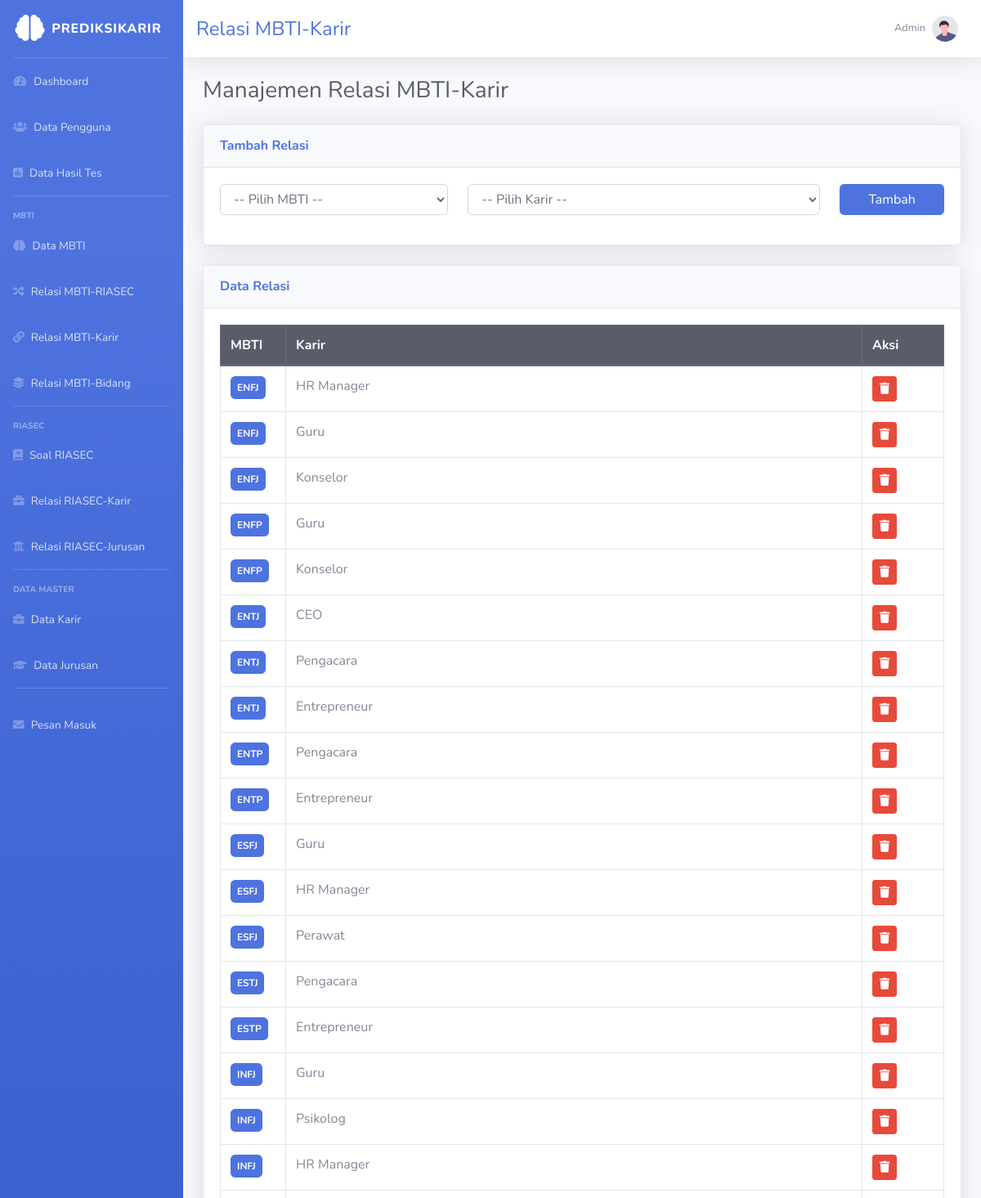
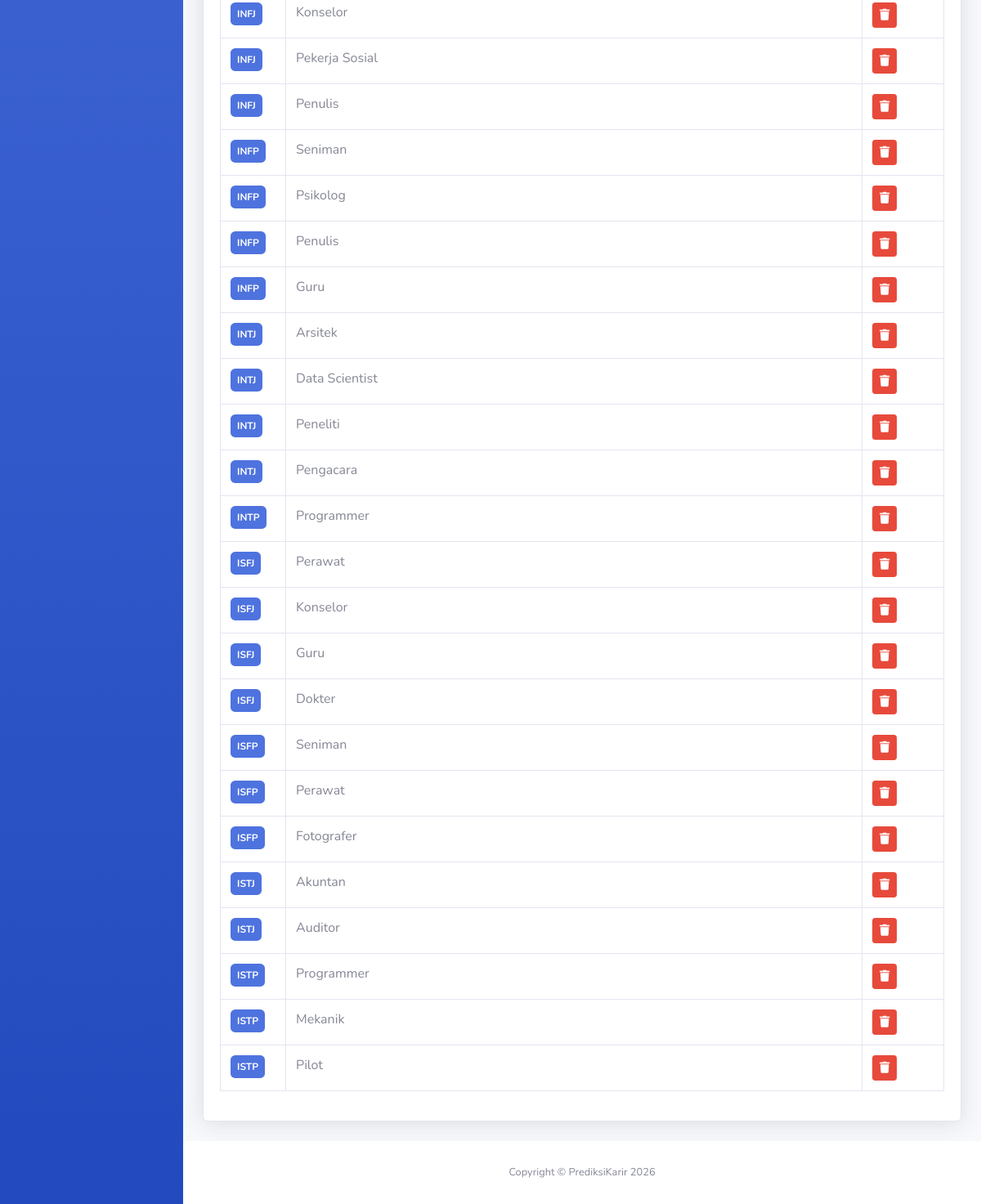
/admin/admin-mbti-careers.php (signed in), run on the app's committed database (2 pictures, top to bottom).
### tables this page shows
CREATE TABLE mbti_careers (
    id INT AUTO_INCREMENT PRIMARY KEY,

    mbti_code VARCHAR(10),
    career_id INT,

    FOREIGN KEY (mbti_code)
    REFERENCES mbti_types(code)
    ON DELETE CASCADE,

    FOREIGN KEY (career_id)
    REFERENCES careers(id)
    ON DELETE CASCADE
);

CREATE TABLE careers (
    id INT AUTO_INCREMENT PRIMARY KEY,
    career_name VARCHAR(150) UNIQUE
);

### web/admin/admin-mbti-careers.php (the view, shortened to what this page needs)
<?php
require_once __DIR__ . '/../config/db.php';
$relations = $conn->query("
    SELECT
        mbti_careers.id,
        mbti_careers.mbti_code,
        careers.career_name
    FROM mbti_careers
    LEFT JOIN careers
    ON careers.id = mbti_careers.career_id
    ORDER BY mbti_careers.mbti_code ASC
");
?>
<!DOCTYPE html>
<html lang="id">
<head>
    <link href="vendor/fontawesome-free/css/all.min.css"
        rel="stylesheet">
    <link href="css/sb-admin-2.min.css"
        rel="stylesheet">
</head>
<body id="page-top">
<div id="wrapper">
<ul class="navbar-nav bg-gradient-primary sidebar sidebar-dark accordion"
    id="accordionSidebar">
    <a class="sidebar-brand d-flex align-items-center justify-content-center"
        href="index.php">
        <div class="sidebar-brand-icon">
            <i class="fas fa-brain"></i>
        </div>
        <div class="sidebar-brand-text mx-2">
            PrediksiKarir
        </div>
    </a>
    <hr class="sidebar-divider my-0">
    <li class="nav-item">
        <a class="nav-link" href="index.php">
            <i class="fas fa-fw fa-tachometer-alt"></i>
            <span>Dashboard</span>
        </a>
    </li>
    <li class="nav-item">
        <a class="nav-link" href="admin-users.php">
            <i class="fas fa-users"></i>
            <span>Data Pengguna</span>
        </a>
    </li>
    <li class="nav-item">
        <a class="nav-link" href="admin-results.php">
            <i class="fas fa-poll"></i>
            <span>Data Hasil Tes</span>
        </a>
    </li>
    <hr class="sidebar-divider">
    <div class="sidebar-heading">
        MBTI
    </div>
    <li class="nav-item">
        <a class="nav-link" href="admin-mbti.php">
            <i class="fas fa-brain"></i>
            <span>Data MBTI</span>
        </a>
    </li>
    <li class="nav-item">
        <a class="nav-link" href="admin-mbti-riasec.php">
            <i class="fas fa-random"></i>
            <span>Relasi MBTI-RIASEC</span>
        </a>
    </li>
    <li class="nav-item">
        <a class="nav-link" href="admin-mbti-careers.php">
            <i class="fas fa-link"></i>
            <span>Relasi MBTI-Karir</span>
        </a>
    </li>
    <li class="nav-item">
        <a class="nav-link" href="admin-mbti-fields.php">
            <i class="fas fa-layer-group"></i>
            <span>Relasi MBTI-Bidang</span>
        </a>
    </li>
    <hr class="sidebar-divider">
    <div class="sidebar-heading">
        RIASEC
    </div>
    <li class="nav-item">
        <a class="nav-link" href="admin-riasec-questions.php">
            <i class="fas fa-book"></i>
            <span>Soal RIASEC</span>
        </a>
    </li>
    <li class="nav-item">
        <a class="nav-link" href="admin-riasec-careers.php">
            <i class="fas fa-briefcase"></i>
            <span>Relasi RIASEC-Karir</span>
        </a>
    </li>
    <li class="nav-item">
        <a class="nav-link" href="admin-riasec-majors.php">
            <i class="fas fa-university"></i>
            <span>Relasi RIASEC-Jurusan</span>
        </a>
    </li>
    <hr class="sidebar-divider">
    <div class="sidebar-heading">
        Data Master
    </div>
    <li class="nav-item">
        <a class="nav-link" href="admin-careers.php">
            <i class="fas fa-briefcase"></i>
            <span>Data Karir</span>
        </a>
    </li>
    <li class="nav-item">
        <a class="nav-link" href="admin-majors.php">
            <i class="fas fa-graduation-cap"></i>
            <span>Data Jurusan</span>
        </a>
    </li>
    <hr class="sidebar-divider">
    <li class="nav-item">
        <a class="nav-link" href="admin-contacts.php">
            <i class="fas fa-envelope"></i>
            <span>Pesan Masuk</span>
        </a>
    </li>
</ul>
    <div id="content-wrapper"
        class="d-flex flex-column">
        <div id="content">
            <nav class="navbar navbar-expand navbar-light bg-white topbar mb-4 static-top shadow">
                <h4 class="m-0 text-primary">
                    Relasi MBTI-Karir
                </h4>
                <ul class="navbar-nav ml-auto">
                    <li class="nav-item dropdown no-arrow">
                        <a class="nav-link dropdown-toggle"
                            href="#"
                            role="button"
                            data-toggle="dropdown">
                            <span class="mr-2 d-none d-lg-inline text-gray-600 small">
                                <?= htmlspecialchars($_SESSION['name'] ?? 'Admin') ?>
                            </span>
                            <img class="img-profile rounded-circle"
                                src="img/undraw_profile.svg">
                        </a>
                    </li>
                </ul>
            </nav>
            <div class="container-fluid">
                <h1 class="h3 mb-4 text-gray-800">
                    Manajemen Relasi MBTI-Karir
                </h1>
                <div class="card shadow mb-4">
                    <div class="card-header py-3">
                        <h6 class="m-0 font-weight-bold text-primary">
                            Tambah Relasi
                        </h6>
                    </div>
                    <div class="card-body">
                        <form method="POST">
                            <div class="row">
                                <div class="col-md-4 mb-3">
                                    <select
                                        name="mbti_code"
                                        class="form-control"
                                        required>
                                        <option value="">
                                            -- Pilih MBTI --
                                        </option>
                                    </select>
                                </div>
                                <div class="col-md-6 mb-3">
                                    <select
                                        name="career_id"
                                        class="form-control"
                                        required>
                                        <option value="">
                                            -- Pilih Karir --
                                        </option>
                                    </select>
                                </div>
                                <div class="col-md-2 mb-3">
                                    <button
                                        type="submit"
                                        name="add_relation"
                                        class="btn btn-primary btn-block">
                                        Tambah
                                    </button>
                                </div>
                            </div>
                        </form>
                    </div>
                </div>
                <div class="card shadow mb-4">
                    <div class="card-header py-3">
                        <h6 class="m-0 font-weight-bold text-primary">
                            Data Relasi
                        </h6>
                    </div>
                    <div class="card-body">
                        <div class="table-responsive">
                            <table class="table table-bordered">
                                <thead class="thead-dark">
                                    <tr>
                                        <th width="80">
                                            MBTI
                                        </th>
                                        <th>
                                            Karir
                                        </th>
                                        <th width="100">
                                            Aksi
                                        </th>
                                    </tr>
                                </thead>
                                <tbody>
                                <?php if($relations->num_rows > 0): ?>
                                    <?php while($row = $relations->fetch_assoc()): ?>
                                    <tr>
                                        <td>
                                            <span class="badge badge-primary p-2">
                                                <?= htmlspecialchars($row['mbti_code']) ?>
                                            </span>
                                        </td>
                                        <td>
                                            <?= htmlspecialchars($row['career_name']) ?>
                                        </td>
                                        <td>
                                            <a href="?delete=<?= $row['id'] ?>"
                                                class="btn btn-danger btn-sm"
                                                onclick="return confirm('Hapus relasi ini?')">
                                                <i class="fas fa-trash"></i>
                                            </a>
                                        </td>
                                    </tr>
                                    <?php endwhile; ?>
                                <?php endif; ?>
                                </tbody>
                            </table>
                        </div>
                    </div>
                </div>
            </div>
        </div>
        <footer class="sticky-footer bg-white">
            <div class="container my-auto">
                <div class="copyright text-center my-auto">
                    <span>
                        Copyright &copy;
                        PrediksiKarir <?= date('Y') ?>
                    </span>
                </div>
            </div>
        </footer>
    </div>
</div>
</body>
</html>

### data on the page
mbti_careers: mbti_code "ENFJ", career.career_name "HR Manager"
mbti_careers: mbti_code "ENFJ", career.career_name "Guru"
mbti_careers: mbti_code "ENFJ", career.career_name "Konselor"
mbti_careers: mbti_code "ENFP", career.career_name "Guru"
mbti_careers: mbti_code "ENFP", career.career_name "Konselor"
mbti_careers: mbti_code "ENTJ", career.career_name "CEO"
mbti_careers: mbti_code "ENTJ", career.career_name "Pengacara"
mbti_careers: mbti_code "ENTJ", career.career_name "Entrepreneur"
mbti_careers: mbti_code "ENTP", career.career_name "Pengacara"
mbti_careers: mbti_code "ENTP", career.career_name "Entrepreneur"
mbti_careers: mbti_code "ESFJ", career.career_name "Guru"
mbti_careers: mbti_code "ESFJ", career.career_name "HR Manager"
mbti_careers: mbti_code "ESFJ", career.career_name "Perawat"
mbti_careers: mbti_code "ESTJ", career.career_name "Pengacara"
mbti_careers: mbti_code "ESTP", career.career_name "Entrepreneur"
mbti_careers: mbti_code "INFJ", career.career_name "Guru"
mbti_careers: mbti_code "INFJ", career.career_name "Psikolog"
mbti_careers: mbti_code "INFJ", career.career_name "HR Manager"
mbti_careers: mbti_code "INFJ", career.career_name "Konselor"
mbti_careers: mbti_code "INFJ", career.career_name "Pekerja Sosial"
mbti_careers: mbti_code "INFJ", career.career_name "Penulis"
mbti_careers: mbti_code "INFP", career.career_name "Seniman"
mbti_careers: mbti_code "INFP", career.career_name "Psikolog"
mbti_careers: mbti_code "INFP", career.career_name "Penulis"
mbti_careers: mbti_code "INFP", career.career_name "Guru"
mbti_careers: mbti_code "INTJ", career.career_name "Arsitek"
mbti_careers: mbti_code "INTJ", career.career_name "Data Scientist"
mbti_careers: mbti_code "INTJ", career.career_name "Peneliti"
mbti_careers: mbti_code "INTJ", career.career_name "Pengacara"
mbti_careers: mbti_code "INTP", career.career_name "Programmer"
mbti_careers: mbti_code "ISFJ", career.career_name "Perawat"
mbti_careers: mbti_code "ISFJ", career.career_name "Konselor"
mbti_careers: mbti_code "ISFJ", career.career_name "Guru"
mbti_careers: mbti_code "ISFJ", career.career_name "Dokter"
mbti_careers: mbti_code "ISFP", career.career_name "Seniman"
mbti_careers: mbti_code "ISFP", career.career_name "Perawat"
mbti_careers: mbti_code "ISFP", career.career_name "Fotografer"
mbti_careers: mbti_code "ISTJ", career.career_name "Akuntan"
mbti_careers: mbti_code "ISTJ", career.career_name "Auditor"
mbti_careers: mbti_code "ISTP", career.career_name "Programmer"
mbti_careers: mbti_code "ISTP", career.career_name "Mekanik"
mbti_careers: mbti_code "ISTP", career.career_name "Pilot"

### other printed values
$_SESSION['name'] "Admin"
